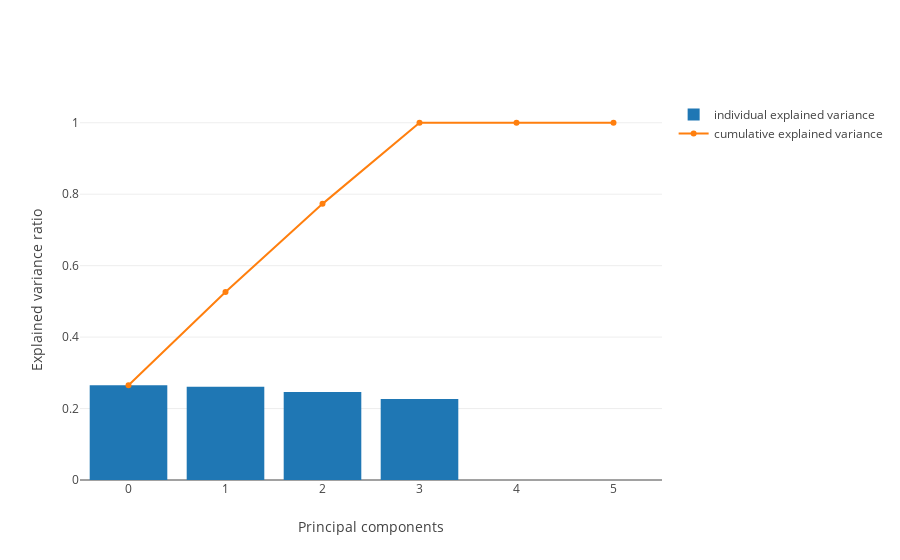

Notebook cell for this chart:
### Code cell
from sklearn.preprocessing import StandardScaler
# Separating out the features
x = df.loc[:, features].values
# Standardizing the features
x = StandardScaler().fit_transform(x)

from sklearn.decomposition import PCA

pca = PCA(n_components=6)
X_pca = pca.fit(x)
plot_explained_variance(pca)

### Figure 1 — Plotly figure (JSON) as saved in the notebook; plotly's stock layout.template omitted (floating-point values rounded to 4 significant figures)
{"data": [{"name": "individual explained variance", "type": "bar", "uid": "bc0c9588-c77b-11e8-9ec7-a45e60ec47a7", "y": [0.265, 0.2613, 0.2467, 0.2271, 7.756e-34, 0]}, {"name": "cumulative explained variance", "type": "scatter", "uid": "bc0c97e2-c77b-11e8-a7d8-a45e60ec47a7", "y": [0.265, 0.5263, 0.7729, 1.0, 1.0, 1.0]}], "layout": {"xaxis": {"title": "Principal components"}, "yaxis": {"title": "Explained variance ratio"}}}
